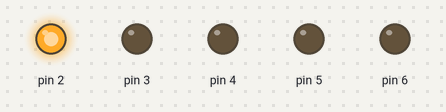
The sketch below on a simulated Arduino Uno, built with avr-gcc and run on an emulated ATmega328P. Parts: output pins drawn as LEDs (lit = HIGH).

Above: at 0.1 s.
At 1.3 s:
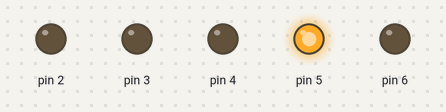
At 2.9 s:
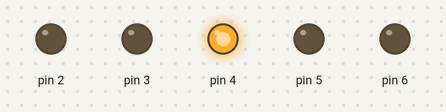
At 3.7 s:
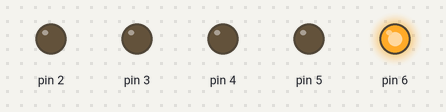
At 4.5 s:
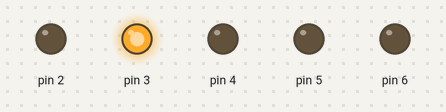
At 5.9 s:
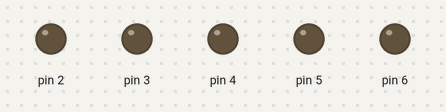
Timing chart, 0 to 7.4 s (numbered marks = the images above):
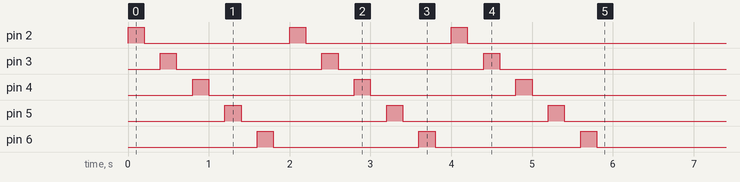

The sketch:

03_LED_Blink_Patterns_3.ino
```cpp
void setup() {

  int i, j, k;

  for(i=2;i<7;i++)
  {
    pinMode(i, OUTPUT);
  }

  for(k=0;k<3;k++)
  {
    for(j=2;j<7;j++)
    {
      digitalWrite(j, HIGH);
      delay(200);
      digitalWrite(j, LOW);
      delay(200);
    }
  }

}

void loop() {


}
```
